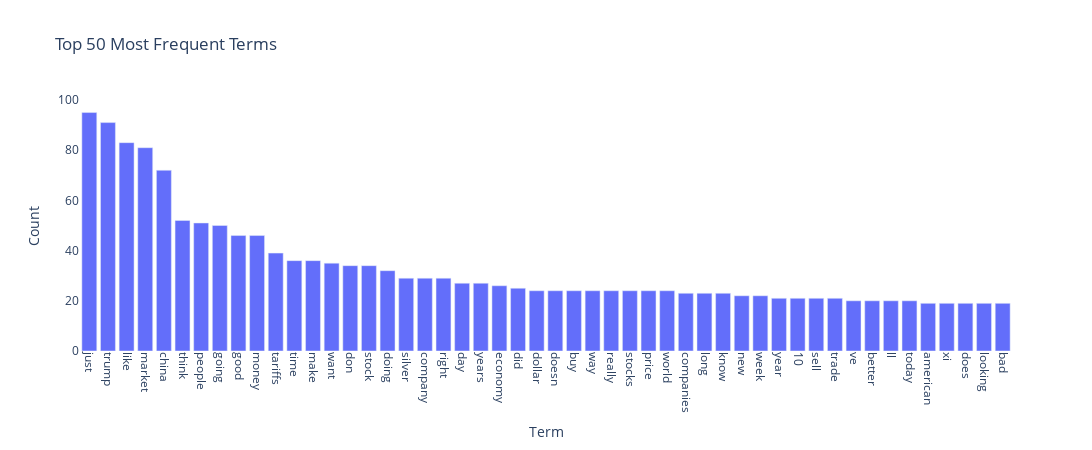
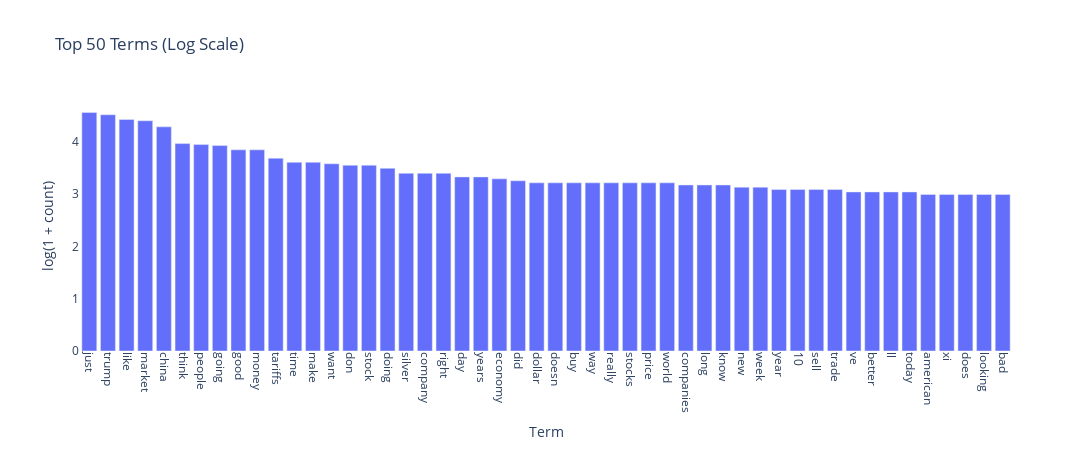

The notebook cell saved with these charts, in order:
### Code cell
term_freq_df = plot_term_frequencies(df_clean, text_col="text", top_n=50)

### Figure 1 — Plotly figure (JSON) as saved in the notebook; plotly's stock layout.template omitted (floating-point values rounded to 4 significant figures)
{"data": [{"hovertemplate": "Term=%{x}<br>Count=%{y}<extra></extra>", "legendgroup": "", "marker": {"color": "#636efa", "pattern": {"shape": ""}}, "name": "", "orientation": "v", "showlegend": false, "textposition": "auto", "type": "bar", "x": ["just", "trump", "like", "market", "china", "think", "people", "going", "good", "money", "tariffs", "time", "make", "want", "don", "stock", "doing", "silver", "company", "right", "day", "years", "economy", "did", "dollar", "doesn", "buy", "way", "really", "stocks", "price", "world", "companies", "long", "know", "new", "week", "year", "10", "sell", "trade", "ve", "better", "ll", "today", "american", "xi", "does", "looking", "bad"], "xaxis": "x", "y": [95, 91, 83, 81, 72, 52, 51, 50, 46, 46, 39, 36, 36, 35, 34, 34, 32, 29, 29, 29, 27, 27, 26, 25, 24, 24, 24, 24, 24, 24, 24, 24, 23, 23, 23, 22, 22, 21, 21, 21, 21, 20, 20, 20, 20, 19, 19, 19, 19, 19], "yaxis": "y"}], "layout": {"barmode": "relative", "height": 450, "legend": {"tracegroupgap": 0}, "paper_bgcolor": "white", "plot_bgcolor": "white", "title": {"text": "Top 50 Most Frequent Terms"}, "width": 1100, "xaxis": {"anchor": "y", "domain": [0, 1], "tickangle": 90, "title": {"text": "Term"}}, "yaxis": {"anchor": "x", "domain": [0, 1], "title": {"text": "Count"}}}}

### Figure 2 — Plotly figure (JSON) as saved in the notebook; plotly's stock layout.template omitted (floating-point values rounded to 4 significant figures)
{"data": [{"hovertemplate": "Term=%{x}<br>log(1 + count)=%{y}<extra></extra>", "legendgroup": "", "marker": {"color": "#636efa", "pattern": {"shape": ""}}, "name": "", "orientation": "v", "showlegend": false, "textposition": "auto", "type": "bar", "x": ["just", "trump", "like", "market", "china", "think", "people", "going", "good", "money", "tariffs", "time", "make", "want", "don", "stock", "doing", "silver", "company", "right", "day", "years", "economy", "did", "dollar", "doesn", "buy", "way", "really", "stocks", "price", "world", "companies", "long", "know", "new", "week", "year", "10", "sell", "trade", "ve", "better", "ll", "today", "american", "xi", "does", "looking", "bad"], "xaxis": "x", "y": [4.564, 4.522, 4.431, 4.407, 4.29, 3.97, 3.951, 3.932, 3.85, 3.85, 3.689, 3.611, 3.611, 3.584, 3.555, 3.555, 3.497, 3.401, 3.401, 3.401, 3.332, 3.332, 3.296, 3.258, 3.219, 3.219, 3.219, 3.219, 3.219, 3.219, 3.219, 3.219, 3.178, 3.178, 3.178, 3.135, 3.135, 3.091, 3.091, 3.091, 3.091, 3.045, 3.045, 3.045, 3.045, 2.996, 2.996, 2.996, 2.996, 2.996], "yaxis": "y"}], "layout": {"barmode": "relative", "height": 450, "legend": {"tracegroupgap": 0}, "paper_bgcolor": "white", "plot_bgcolor": "white", "title": {"text": "Top 50 Terms (Log Scale)"}, "width": 1100, "xaxis": {"anchor": "y", "domain": [0, 1], "tickangle": 90, "title": {"text": "Term"}}, "yaxis": {"anchor": "x", "domain": [0, 1], "title": {"text": "log(1 + count)"}}}}
